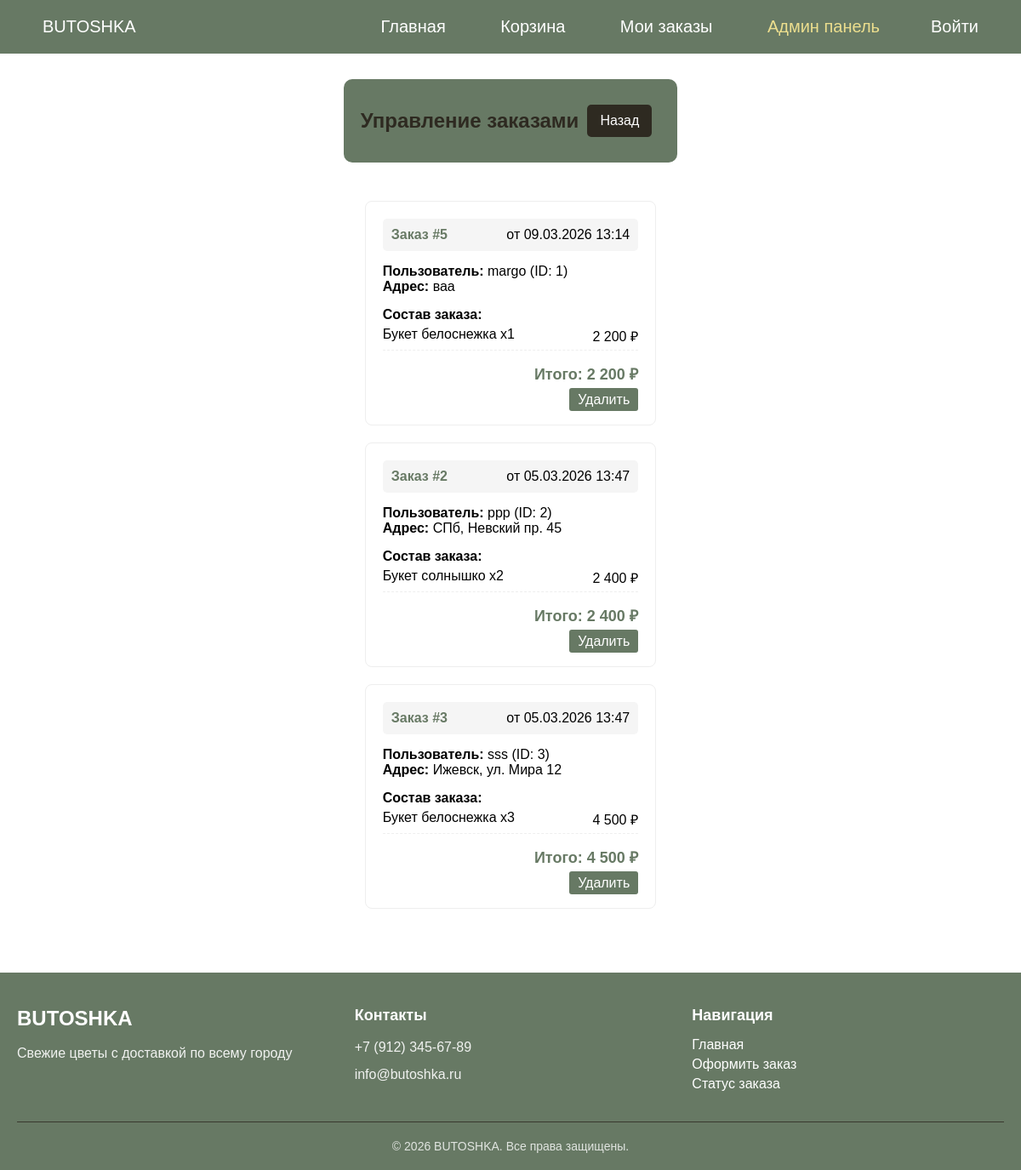
Page /orders.php (signed in) on the committed database.
### tables this page shows
CREATE TABLE `orders` (
  `id_order` int NOT NULL,
  `user_id` int NOT NULL,
  `address` text NOT NULL,
  `order_price` decimal(10,2) NOT NULL,
  `delivery_date` date DEFAULT NULL,
  `card_number` varchar(20) DEFAULT NULL,
  `recipient_name` varchar(250) DEFAULT NULL,
  `recipient_phone` varchar(100) DEFAULT NULL,
  `created_at` timestamp NULL DEFAULT CURRENT_TIMESTAMP
);

CREATE TABLE `users` (
  `id` int NOT NULL,
  `login` varchar(250) NOT NULL,
  `phone` varchar(100) NOT NULL,
  `email` varchar(150) NOT NULL,
  `pass` varchar(50) NOT NULL
);

CREATE TABLE `order_items` (
  `id` int NOT NULL,
  `order_id` int NOT NULL,
  `product_id` int NOT NULL,
  `quantity` int NOT NULL,
  `price` decimal(10,2) NOT NULL
);

CREATE TABLE `products` (
  `id` int NOT NULL,
  `name` varchar(255) NOT NULL,
  `description` text NOT NULL,
  `price` decimal(10,2) NOT NULL
);

### orders.php (the view, shortened to what this page needs)
<?php
require_once('db.php');
$orders = [];
$sql = "SELECT o.*, u.login as user_login
        FROM orders o
        LEFT JOIN users u ON o.user_id = u.id
        ORDER BY o.created_at DESC";
$result = $conn->query($sql);
if ($result && $result->num_rows > 0) {
    while ($row = $result->fetch_assoc()) {
        $orders[] = $row;
    }
}
?>
<!DOCTYPE html>
<html lang="ru">
<head>
    <link rel="stylesheet" href="css/style.css">
</head>
<body>
    <?php include 'header.php'; ?>
    <div class="admin-wrapper">
        <div class="admin-header">
            <h2>Управление заказами</h2>
                <a href="admin.php" style="background: #2e2a21; color: white; padding: 10px 15px; border-radius: 5px; text-decoration: none; margin: 10px;">Назад</a>
        </div>
        <div class="orders-list">
            <?php foreach ($orders as $order):
                $items_sql = "SELECT oi.*, p.name
                             FROM order_items oi
                             LEFT JOIN products p ON oi.product_id = p.id
                             WHERE oi.order_id = " . $order['id_order'];
                $items_result = $conn->query($items_sql);
                $total = 0;
            ?>
            <div class="order-card">
                <div class="order-header">
                    <span class="order-number">Заказ #<?= $order['id_order'] ?></span>
                    <span>от <?= date('d.m.Y H:i', strtotime($order['created_at'])) ?></span>
                </div>
                <p><strong>Пользователь:</strong> <?= htmlspecialchars($order['user_login']) ?> (ID: <?= $order['user_id'] ?>)</p>
                <p><strong>Адрес:</strong> <?= htmlspecialchars($order['address']) ?></p>
                <div class="order-items">
                    <strong>Состав заказа:</strong>
                    <?php
                    if ($items_result && $items_result->num_rows > 0) {
                        while ($item = $items_result->fetch_assoc()) {
                            $sum = $item['quantity'] * $item['price'];
                            $total += $sum;
                    ?>
                    <div class="item-row">
                        <span><?= htmlspecialchars($item['name']) ?> x<?= $item['quantity'] ?></span>
                        <span><?= number_format($sum, 0, '', ' ') ?> ₽</span>
                    </div>
                    <?php
                        }
                    }
                    ?>
                </div>
                <div class="total">
                    Итого: <?= number_format($total, 0, '', ' ') ?> ₽
                </div>
                <div style="text-align: right; margin-top: 10px;">
                    <a href="?delete=<?= $order['id_order'] ?>"
                       class="btn btn-delete"
                       onclick="return confirm('Удалить заказ?')">Удалить</a>
                </div>
            </div>
            <?php endforeach; ?>
        </div>
    </div>
    <?php include 'footer.php'; ?>
</body>
</html>

### header.php (shortened to what this page needs)
<!DOCTYPE html>
<html lang="ru">
<head>
    <link rel="stylesheet" href="css/style.css">
</head>
<body>
<header>
    <a href="index.php">BUTOSHKA</a>
    <nav>
        <a href="index.php">Главная</a>
        <a href="korzina.php">Корзина</a>
        <a href="my_orders.php">Мои заказы</a>
        <?php
        if (isset($_SESSION['is_admin']) && $_SESSION['is_admin'] === true) {
            echo '<a href="admin.php" style="color: #ecde8e;">Админ панель</a>';
        }
        if (isset($_SESSION['user_name'])) {
            echo '<a href="logout.php">Выйти</a>';
        } else {
            echo '<a href="avtoris.php">Войти</a>';
        }
        ?>
    </nav>
</header>

### footer.php
<link rel="stylesheet" href="css/style.css">
<footer class="footer">
    <div class="wrapper">
        <div class="footer-content">
            <div class="footer-section">
                <h3>BUTOSHKA</h3>
                <p>Свежие цветы с доставкой по всему городу</p>
            </div>
            <div class="footer-section">
                <h4>Контакты</h4>
                <p>+7 (912) 345-67-89</p>
                <p>info@butoshka.ru</p>
            </div>
            <div class="footer-section">
                <h4>Навигация</h4>
                <a href="index.php">Главная</a>
                <a href="zakaz.php">Оформить заказ</a>
                <a href="otsled.php">Статус заказа</a>
            </div>
        </div>
        <div class="footer-bottom">
            <p>&copy; 2026 BUTOSHKA. Все права защищены.</p>
        </div>
    </div>
</footer>
</body>
</html>

### style.css (style rules this page uses)
* { margin: 0; padding: 0; box-sizing: border-box; }
html, body { height: 100%; margin: 0; padding: 0; }
body { display: flex; flex-direction: column; font-family: Arial, Helvetica, sans-serif; min-height: 100vh; }
h2 { color: #2e2a21; text-align: center; }
header { flex-wrap: wrap; top: 0; left: 0; width: 100%; display: flex; justify-content: space-between; align-items: center; padding: 20px 20px; background: #677964; }
header a { text-decoration: none; color: rgb(255, 255, 255); margin-inline: 30px; font-size: 20px; transition: 0.15s ease-in-out; }
.footer { background: #677964; color: rgb(255, 255, 255); margin-top: auto; padding: 40px 0 20px; flex-shrink: 0; width: 100%; }
.footer .wrapper { max-width: 1200px; margin: 0 auto; padding: 0 20px; }
.footer-content { display: grid; grid-template-columns: repeat(auto-fit, minmax(250px, 1fr)); gap: 30px; margin-bottom: 30px; }
.footer-section h3, .footer-section h4 { margin: 0 0 15px 0; color: rgb(255, 255, 255); }
.footer-section h3 { font-size: 24px; font-weight: 700; }
.footer-section h4 { font-size: 18px; font-weight: 600; }
.footer-section p { margin: 8px 0; opacity: 0.9; line-height: 1.5; }
.footer-section a { display: block; color: rgb(255, 255, 255); text-decoration: none; margin: 5px 0; transition: color 0.3s ease; }
.footer-bottom { border-top: 1px solid #2e2a21; padding-top: 20px; text-align: center; opacity: 0.8; font-size: 14px; }

### orders.php (style rules this page uses)
.admin-wrapper { max-width: 1200px; margin: 30px auto; padding: 0 20px; }
.admin-header { background: #677964; color: white; padding: 20px; border-radius: 10px; margin-bottom: 20px; display: flex; justify-content: space-between; align-items: center; }
.orders-list { background: white; padding: 25px; border-radius: 10px; }
.order-card { border: 1px solid #eee; border-radius: 8px; margin-bottom: 20px; padding: 20px; }
.order-header { display: flex; justify-content: space-between; background: #f5f5f5; padding: 10px; border-radius: 5px; margin-bottom: 15px; }
.order-number { font-weight: bold; color: #677964; }
.order-items { margin: 15px 0; }
.item-row { display: flex; justify-content: space-between; padding: 5px 0; border-bottom: 1px dashed #eee; }
.total { text-align: right; font-size: 18px; font-weight: bold; color: #677964; margin-top: 15px; }
.btn { padding: 5px 10px; border-radius: 3px; text-decoration: none; color: white; }
.btn-delete { background: #677964; }

### rows in the picture
orders: id_order "5", created_at "09.03.2026 13:14", user.login "margo", user "1", address "ваа", total "2 200"
order_items: product.name "Букет белоснежка", quantity "1", sum "2 200"
orders: id_order "2", created_at "05.03.2026 13:47", user.login "ppp", user "2", address "СПб, Невский пр. 45", total "2 400"
order_items: product.name "Букет солнышко", quantity "2", sum "2 400"
orders: id_order "3", created_at "05.03.2026 13:47", user.login "sss", user "3", address "Ижевск, ул. Мира 12", total "4 500"
order_items: product.name "Букет белоснежка", quantity "3", sum "4 500"
